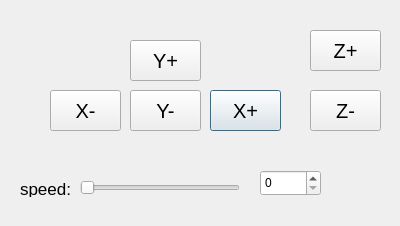
<?xml version="1.0" encoding="UTF-8"?>
<ui version="4.0">
 <class>Remote_Dialog</class>
 <widget class="QDialog" name="Remote_Dialog">
  <property name="enabled">
   <bool>true</bool>
  </property>
  <property name="geometry">
   <rect>
    <x>0</x>
    <y>0</y>
    <width>400</width>
    <height>226</height>
   </rect>
  </property>
  <property name="windowTitle">
   <string>Remote</string>
  </property>
  <widget class="QPushButton" name="X_UP_pushButton">
   <property name="geometry">
    <rect>
     <x>210</x>
     <y>90</y>
     <width>71</width>
     <height>41</height>
    </rect>
   </property>
   <property name="font">
    <font>
     <pointsize>15</pointsize>
    </font>
   </property>
   <property name="text">
    <string>X+</string>
   </property>
  </widget>
  <widget class="QPushButton" name="Z_UP_pushButton">
   <property name="geometry">
    <rect>
     <x>310</x>
     <y>30</y>
     <width>71</width>
     <height>41</height>
    </rect>
   </property>
   <property name="font">
    <font>
     <pointsize>15</pointsize>
    </font>
   </property>
   <property name="text">
    <string>Z+</string>
   </property>
  </widget>
  <widget class="QPushButton" name="Z_DOWN_pushButton">
   <property name="geometry">
    <rect>
     <x>310</x>
     <y>90</y>
     <width>71</width>
     <height>41</height>
    </rect>
   </property>
   <property name="font">
    <font>
     <pointsize>15</pointsize>
    </font>
   </property>
   <property name="text">
    <string>Z-</string>
   </property>
  </widget>
  <widget class="QPushButton" name="X_DOWN_pushButton">
   <property name="geometry">
    <rect>
     <x>50</x>
     <y>90</y>
     <width>71</width>
     <height>41</height>
    </rect>
   </property>
   <property name="font">
    <font>
     <pointsize>15</pointsize>
    </font>
   </property>
   <property name="text">
    <string>X-</string>
   </property>
  </widget>
  <widget class="QSlider" name="remote_step_Slider">
   <property name="geometry">
    <rect>
     <x>80</x>
     <y>180</y>
     <width>160</width>
     <height>16</height>
    </rect>
   </property>
   <property name="orientation">
    <enum>Qt::Horizontal</enum>
   </property>
  </widget>
  <widget class="QSpinBox" name="remote_step_angle_spinBox">
   <property name="geometry">
    <rect>
     <x>260</x>
     <y>170</y>
     <width>61</width>
     <height>26</height>
    </rect>
   </property>
  </widget>
  <widget class="QPushButton" name="Y_UP_pushButton">
   <property name="geometry">
    <rect>
     <x>130</x>
     <y>40</y>
     <width>71</width>
     <height>41</height>
    </rect>
   </property>
   <property name="font">
    <font>
     <pointsize>15</pointsize>
    </font>
   </property>
   <property name="text">
    <string>Y+</string>
   </property>
   <property name="checkable">
    <bool>false</bool>
   </property>
   <property name="checked">
    <bool>false</bool>
   </property>
  </widget>
  <widget class="QPushButton" name="Y_DOWN_pushButton">
   <property name="geometry">
    <rect>
     <x>130</x>
     <y>90</y>
     <width>71</width>
     <height>41</height>
    </rect>
   </property>
   <property name="font">
    <font>
     <pointsize>15</pointsize>
    </font>
   </property>
   <property name="text">
    <string>Y-</string>
   </property>
   <property name="checkable">
    <bool>false</bool>
   </property>
   <property name="checked">
    <bool>false</bool>
   </property>
  </widget>
  <widget class="QLabel" name="label">
   <property name="geometry">
    <rect>
     <x>20</x>
     <y>180</y>
     <width>51</width>
     <height>17</height>
    </rect>
   </property>
   <property name="font">
    <font>
     <pointsize>13</pointsize>
    </font>
   </property>
   <property name="text">
    <string>speed:</string>
   </property>
  </widget>
 </widget>
 <resources/>
 <connections/>
</ui>
